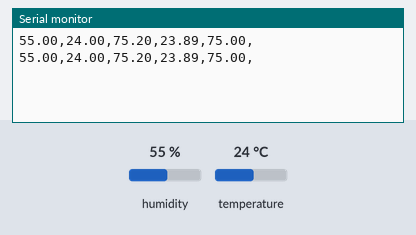
This sketch was run on a simulated Arduino Uno, built with avr-gcc and run on an emulated ATmega328P. Parts: the last lines printed to the serial monitor. The test bench sets the inputs (shaded band); at power-on: humidity 55 %, temperature 24 °C.

Above: at 5.8 s.
5.9 s: humidity set to 22 %
At 10.7 s:
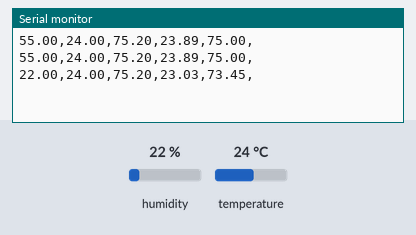
11.9 s: temperature set to 12 °C
At 15.4 s:
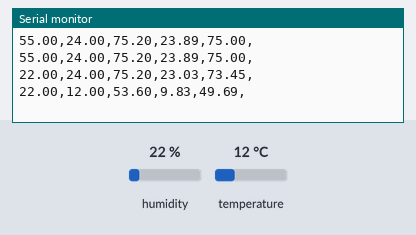
17.9 s: humidity set to 40 %
At 21.3 s:
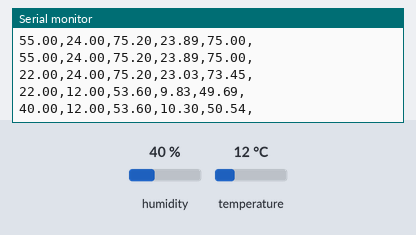
Timing chart, 0 to 22.8 s (numbered marks = the images above; inputs shaded):
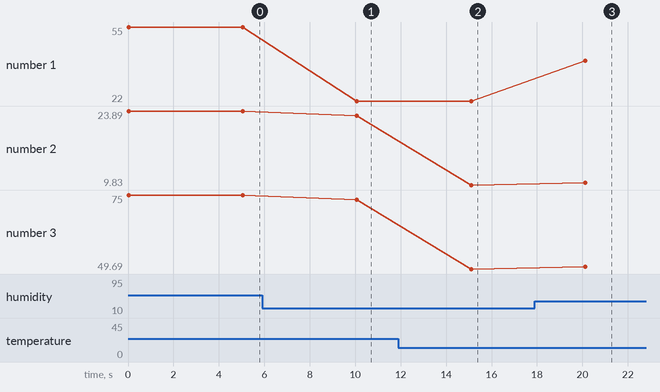

The sketch:

DHT_test.ino
```cpp
#include <DHT.h>

#define DHTPIN 3
#define DHTTYPE DHT11

DHT dht(DHTPIN, DHTTYPE);

void setup() {
  Serial.begin(9600);
  dht.begin();
}

void loop() {

  float h = dht.readHumidity();

  float t = dht.readTemperature();

  float f = dht.readTemperature(true);

  // In case an read Error occurs
  if (isnan(h) || isnan(t) || isnan(f)) {
    Serial.println("ERROR");
    return;
  }

  float hif = dht.computeHeatIndex(f, h);

  float hic = dht.computeHeatIndex(t, h, false);

  // Serial Port Communication
  Serial.print(h);
  Serial.print(",");
  Serial.print(t);
  Serial.print(",");
  Serial.print(f);
  Serial.print(",");
  Serial.print(hic);
  Serial.print(",");
  Serial.print(hif);
  Serial.println(",");
  delay(5000);

}
```

Measured:
- after the input at 5.9 s, the serial monitor: prints a new line after 4.2 s (image 1)
- after the input at 11.9 s, the serial monitor: prints a new line after 3.2 s (image 2)
- after the input at 17.9 s, the serial monitor: prints a new line after 2.2 s (image 3)
- plotted number 1: 55 → 22 after the input at 5.9 s, 22 → 40 after the input at 17.9 s
- plotted number 2: 23.89 → 23.03 after the input at 5.9 s, 23.03 → 9.83 after the input at 11.9 s, 9.83 → 10.3 after the input at 17.9 s
- plotted number 3: 75 → 73.45 after the input at 5.9 s, 73.45 → 49.69 after the input at 11.9 s, 49.69 → 50.54 after the input at 17.9 s
